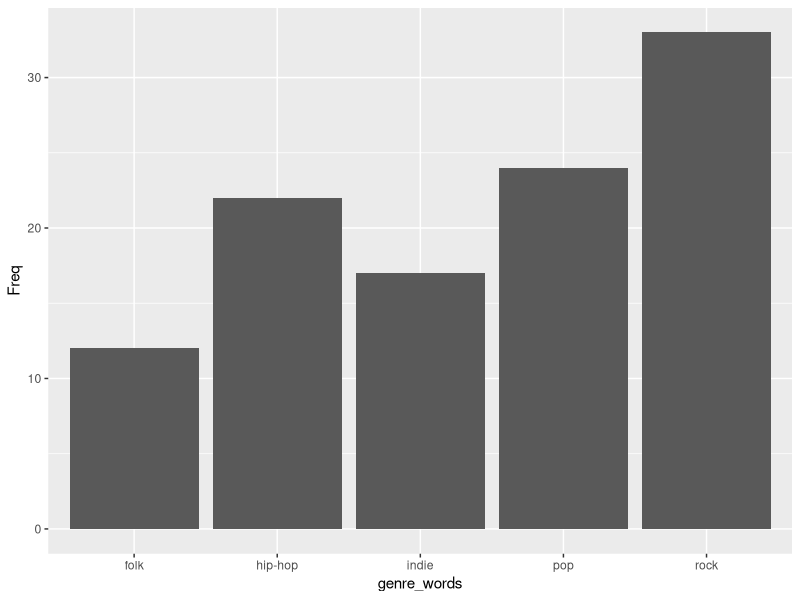
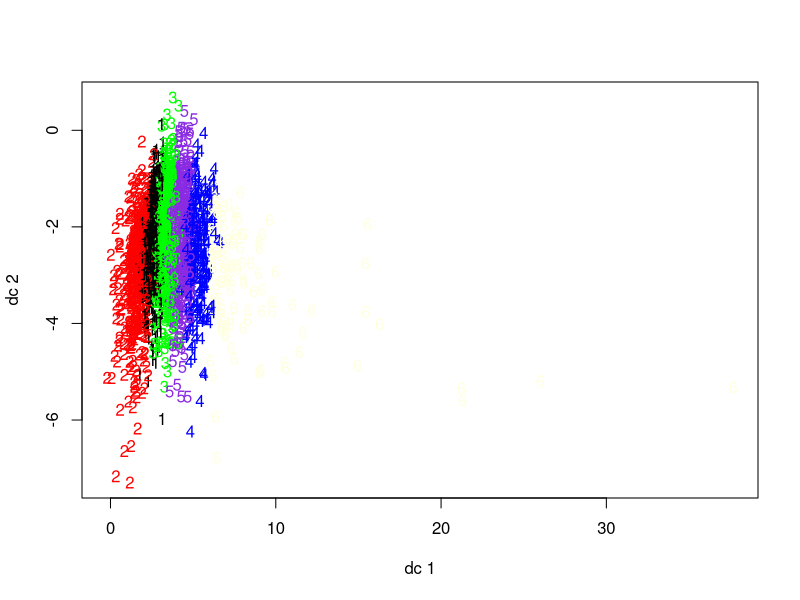

Here is the R script that generated these plots, in order:
## ---- chunk 1

library(tidyverse)
library(tibble)
library(lubridate)
library(GGally)
library(cluster)
library(VIM)
library(fpc)
library(tidyr)
library(dplyr)
library(knitr)
library(ggplot2)
library(rio)

import <- read_csv("inst/edited_spotify.csv")

## ---- chunk 2

spotify <- import %>%
  mutate(AlbumReleaseDate = parse_date_time(AlbumReleaseDate, orders = c("y", "ym","ymd"))) %>%
  #Old-school grepl method
  mutate(Artist = ifelse(grepl("Beyonc*", Artist), 'Beyonce', Artist)) %>%
  #Tidyverse str_detect method
  mutate(Artist = ifelse(Artist %>% 
                           str_detect("Janelle Mon*"), 'Janelle Monae', Artist)) %>%
  mutate(AlbumBestChartPosition = ifelse(AlbumBestChartPosition %>% 
                           str_detect("#N/A"), 0, AlbumBestChartPosition)) %>%
  na.omit() %>%
  mutate(id = row_number()) %>%
  mutate(id = as.character(id))
sapply(data, class)

test_data <- subset(spotify, ((AlbumName == "A Girl Called Dusty") | 
                                 (AlbumName == "Action!") |
                                 (AlbumName == "Selling England By The Pound") |
                                 (AlbumName == "Carpenters") | 
                                 (AlbumName == "Ride On") |
                                 (AlbumName == "Autoamerican") |
                                 (AlbumName == "Selected Ambient Works 85-92") |    
                                 (AlbumName == "Different Class") |
                                 (AlbumName == "O") |
                                 (AlbumName == "The Elder Scrolls IV: Oblivion: Original Game Soundtrack") |
                                 (AlbumName == "AM") |
                                 (AlbumName == "An Awesome Wave")))

training_data <- subset(spotify, ((AlbumName != "A Girl Called Dusty") & 
                                     (AlbumName != "Action!") &
                                     (AlbumName != "Selling England By The Pound") &
                                     (AlbumName != "Carpenters") & 
                                     (AlbumName != "Ride On") &
                                     (AlbumName != "Autoamerican") &
                                     (AlbumName != "Selected Ambient Works 85-92") &    
                                     (AlbumName != "Different Class") &
                                     (AlbumName != "O") &
                                     (AlbumName != "The Elder Scrolls IV: Oblivion: Original Game Soundtrack") &
                                     (AlbumName != "AM") &
                                     (AlbumName != "An Awesome Wave")))

## ---- chunk 3

genres <- mutate(training_data, ArtistGenres = strsplit(ArtistGenres, ","))$ArtistGenres %>% 
  unlist() %>% unique() %>% na.omit()

split_genres <- NULL

for(i in 1:length(genres)) {
  split_genres[i] <- strsplit(genres[i], " ")
}

genre_words <- unlist(split_genres)

genre_words <- replace(genre_words, (genre_words == "hip" | genre_words == "hop"), "hip-hop")

unique_genre_words <- unique(genre_words)

genre_freq_plot <- subset(as.data.frame(table(genre_words)), (Freq > 8)) %>% 
  ggplot(aes(x=genre_words, y=Freq)) + geom_col()

print(genre_freq_plot)

## ---- chunk 4

# associate tracks that have multiple genres with the most frequent genre (since these will be broader)

training_data <- training_data %>% mutate(TrueCluster = (row_number()-row_number()))

for(i in 1:length(training_data$ArtistID)) {
  if(str_detect(training_data$ArtistGenres[i], "folk")) {training_data$TrueCluster[i] <- 5}
  if(str_detect(training_data$ArtistGenres[i], "indie")) {training_data$TrueCluster[i] <- 4}
  if(str_detect(training_data$ArtistGenres[i], "hip")) {training_data$TrueCluster[i] <- 3}
  if(str_detect(training_data$ArtistGenres[i], "hop")) {training_data$TrueCluster[i] <- 3}
  if(str_detect(training_data$ArtistGenres[i], "pop")) {training_data$TrueCluster[i] <- 2}
  if(str_detect(training_data$ArtistGenres[i], "rock")) {training_data$TrueCluster[i] <- 1}
}

View(training_data)

## ---- chunk 5

clustering_training_data <- training_data[c("TrackDuration", "TrackDanceability",
                                            "TrackEnergy", "TrackKey", "TrackLoudness",
                                            "TrackSpeechiness", "TrackAcousticness",
                                            "TrackInstrumentalness", "TrackLiveness", 
                                            "TrackValence", "TrackTempo")]

clusters <- pam(clustering_training_data, 6)

plotcluster(clustering_training_data, clusters$cluster)
